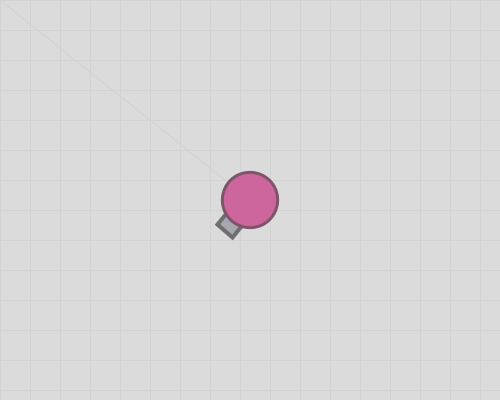
Frame 1 (no input)
Frame 60 (the mouse pressed at the canvas centre just before this capture): identical to frame 1, image omitted
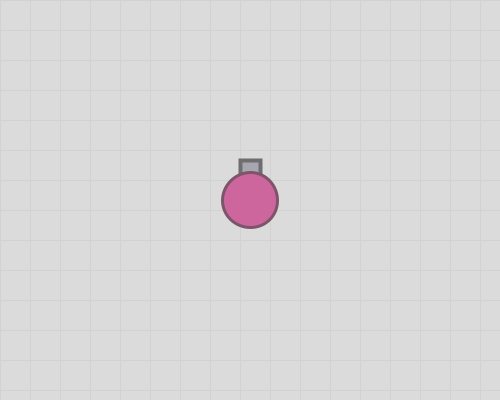
Frame 120 (the mouse held since frame 60 and released just before this capture)

The Processing sketch that drew these frames (run headless with seeded random() and noise(); from frame 60 on, the mouse is pressed at the canvas centre):

// Processing sketch: week07_4
// ── week07_4.pde
//week07-4
void setup(){
  size(500,400);
}
void keyPressed(){
  if(keyCode==RIGHT) x+= 1;
  if(keyCode==LEFT) x-= 1;
  if(keyCode==UP) y -= 1;
  if(keyCode==DOWN) y += 1;
}
float x = 250, y = 200;
void draw(){
  background(219);
  stroke(210);
  strokeWeight(1);
  for(int i=0; i<30; i++){
    line(0, i*30, 500, i*30);
    line(i*30, 0, i*30, 500);
  }
  float dx = mouseX - x, dy = mouseY - y;
  float a = atan2(dy,dx);
  line(x, y, mouseX, mouseY);
  myTank(x, y, a);
}
  
void myTank(float x, float y, float a){
  translate(x, y);
  rotate(a);
  fill(167, 167, 175);
  stroke(110,110,113);
  strokeWeight(4);
  rect(-10, -40, 20, 20);
  
  fill(204,102,156);
  stroke(125,84,105);
  strokeWeight(3);
  ellipse(0, 0, 55, 55);
}
